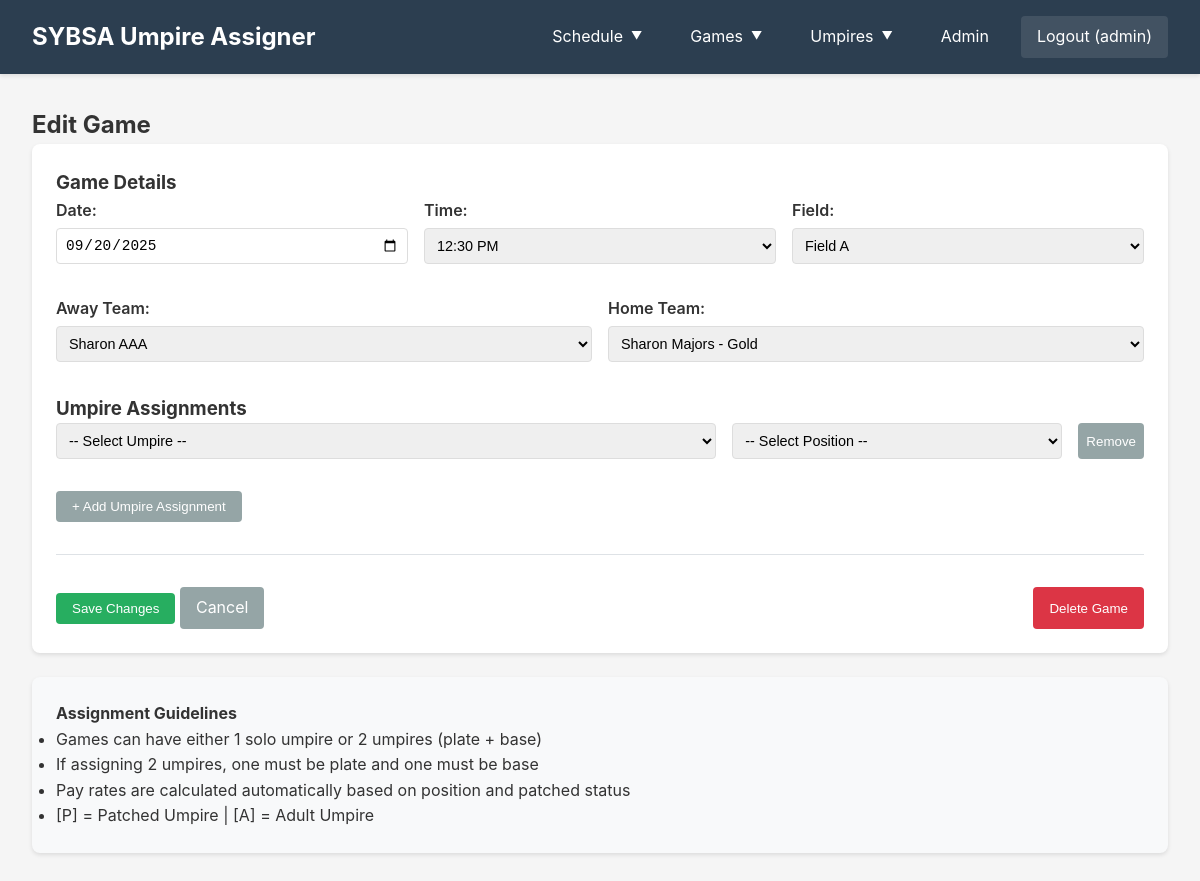
Page /games/25/edit/ (signed in) on the committed database.
### assignments/models.py (models this page shows, shortened)
class Game(models.Model):
    TIME_CHOICES = [
        ('8:00', '8:00 AM'),
        ('10:15', '10:15 AM'),
        ('12:30', '12:30 PM'),
        ('2:45', '2:45 PM'),
        ('4:00', '4:00 PM'),
        ('5:30', '5:30 PM'),
        ('6:00', '6:00 PM'),
    ]
    FIELD_CHOICES = [
        ('A', 'Field A'),
        ('B', 'Field B'),
        ('C', 'Field C'),
        ('D', 'Field D'),
        ('E', 'Field E'),
        ('Ames', 'Ames St.'),
    ]
    STATUS_CHOICES = [
        ('scheduled', 'Scheduled'),
        ('completed', 'Completed'),
        ('postponed', 'Postponed'),
        ('cancelled', 'Cancelled'),
    ]
    home_team = models.ForeignKey(Team, on_delete=models.CASCADE, related_name='home_games')
    away_team = models.ForeignKey(Team, on_delete=models.CASCADE, related_name='away_games')
    date = models.DateField()
    time = models.CharField(max_length=10, choices=TIME_CHOICES)
    field = models.CharField(max_length=1, choices=FIELD_CHOICES)
    status = models.CharField(max_length=20, choices=STATUS_CHOICES, default='scheduled')
    archived = models.BooleanField(default=False)
    class Meta:
        verbose_name = "Game"
        verbose_name_plural = "Games"
        unique_together = ['date', 'time', 'field']
        ordering = ['date', 'time', 'field']

class Team(models.Model):
    LEVEL_CHOICES = [
        ('AAA', 'AAA'),
        ('Minors', 'Minors'),
        ('Majors', 'Majors'),
        ('Softball', 'Softball'),
    ]
    town = models.ForeignKey(Town, on_delete=models.CASCADE)
    level = models.CharField(max_length=10, choices=LEVEL_CHOICES)
    coach = models.ForeignKey(Coach, on_delete=models.SET_NULL, null=True, blank=True)
    name = models.CharField(max_length=100, blank=True)
    class Meta:
        verbose_name = "Team"
        verbose_name_plural = "Teams"
        unique_together = ['town', 'level', 'name']
    def __str__(self):
        if self.name:
            return f"{self.town} {self.level} - {self.name}"
        return f"{self.town} {self.level}"

class Town(models.Model):
    name = models.CharField(max_length=100, unique=True)
    league_admin = models.ForeignKey(LeagueAdmin, on_delete=models.SET_NULL, null=True, blank=True)
    class Meta:
        verbose_name = "Town"
        verbose_name_plural = "Towns"
    def __str__(self):
        return self.name

### assignments/views.py (the view, shortened to what this page needs)
# urls.py: path('games/<int:game_id>/edit/', views.edit_game, name='edit_game'),
@admin_required
def edit_game(request, game_id):
    game = get_object_or_404(Game, pk=game_id)
    week_param = request.GET.get('week', request.POST.get('week', 0))
    teams = Team.objects.select_related('town').order_by('town__name', 'level', 'name')
    all_umpires = Umpire.objects.all().order_by('last_name', 'first_name')
    available_umpires = []
    for umpire in all_umpires:
        availability = UmpireAvailability.objects.filter(
            umpire=umpire,
            date=game.date,
            time_slot__in=[game.time, 'all']  # Check both specific time and "all day"
        ).first()
        if availability and availability.status in ['available', 'preferred']:
            if not umpire.is_assigner:
                conflicting_assignment = UmpireAssignment.objects.filter(
                    umpire=umpire,
                    game__date=game.date,
                    game__time=game.time
                ).exclude(game=game).exists()
                if conflicting_assignment:
                    continue
            available_umpires.append(umpire)
    umpires = available_umpires
    time_choices = Game.TIME_CHOICES
    field_choices = Game.FIELD_CHOICES
    assignments = list(game.assignments.select_related('umpire').all())
    assignment_data = []
    context = {
        'game': game,
        'teams': teams,
        'umpires': umpires,
        'time_choices': time_choices,
        'field_choices': field_choices,
        'assignments': assignment_data,
        'referrer': request.META.get('HTTP_REFERER', '/'),
        'week_param': week_param
    }
    return render(request, 'assignments/edit_game.html', context)

### assignments/views.py (called while the page is built)
def admin_required(view_func):
    @wraps(view_func)
    @login_required
    def wrapped_view(request, *args, **kwargs):
        if not request.user.is_staff:
            messages.error(request, 'You must be an administrator to access this page.')
            return redirect('weekly_schedule')
        return view_func(request, *args, **kwargs)
    return wrapped_view

### assignments/templates/assignments/edit_game.html (shortened to what this page needs)
{% extends 'assignments/base.html' %}
{% block content %}
<h2>Edit Game</h2>
<div class="card">
    <form method="post" id="edit-game-form">
        <h3>Game Details</h3>
        <div style="display: grid; grid-template-columns: repeat(auto-fit, minmax(200px, 1fr)); gap: 1rem; margin-bottom: 2rem;">
            <div>
                <label for="date">Date:</label>
                <input type="date" name="date" id="date" value="{{ game.date|date:'Y-m-d' }}" class="form-input" required>
            </div>
            <div>
                <label for="time">Time:</label>
                <select name="time" id="time" class="form-input" required>
                    {% for value, display in time_choices %}
                        <option value="{{ value }}" {% if game.time == value %}selected{% endif %}>{{ display }}</option>
                    {% endfor %}
                </select>
            </div>
            <div>
                <label for="field">Field:</label>
                <select name="field" id="field" class="form-input" required>
                    {% for value, display in field_choices %}
                        <option value="{{ value }}" {% if game.field == value %}selected{% endif %}>{{ display }}</option>
                    {% endfor %}
                </select>
            </div>
        </div>
        <div style="display: grid; grid-template-columns: 1fr 1fr; gap: 1rem; margin-bottom: 2rem;">
            <div>
                <label for="away_team">Away Team:</label>
                <select name="away_team" id="away_team" class="form-input" required>
                    {% for team in teams %}
                        <option value="{{ team.id }}" {% if game.away_team.id == team.id %}selected{% endif %}>
                            {{ team }}
                        </option>
                    {% endfor %}
                </select>
            </div>
            <div>
                <label for="home_team">Home Team:</label>
                <select name="home_team" id="home_team" class="form-input" required>
                    {% for team in teams %}
                        <option value="{{ team.id }}" {% if game.home_team.id == team.id %}selected{% endif %}>
                            {{ team }}
                        </option>
                    {% endfor %}
                </select>
            </div>
        </div>
        <h3>Umpire Assignments</h3>
        <div id="umpire-assignments">
            {% if assignments %}
                {% for assignment in assignments %}
                <div class="assignment-row" style="display: grid; grid-template-columns: 2fr 1fr auto; gap: 1rem; margin-bottom: 1rem;">
                    <input type="hidden" name="assignment_id[]" value="{{ assignment.id }}">
                    <select name="umpire_id[]" class="form-input">
                        <option value="">-- Remove Assignment --</option>
                        {% for umpire in umpires %}
                            <option value="{{ umpire.id }}" {% if assignment.umpire_id == umpire.id %}selected{% endif %}>
                                {{ umpire }}
                                {% if umpire.patched %}[P]{% endif %}
                                {% if umpire.adult %}[A]{% endif %}
                                (Available)
                            </option>
                        {% endfor %}
                    </select>
                    <select name="position[]" class="form-input">
                        <option value="">-- Select Position --</option>
                        <option value="solo" {% if assignment.position == 'solo' %}selected{% endif %}>Solo</option>
                        <option value="plate" {% if assignment.position == 'plate' %}selected{% endif %}>Plate</option>
                        <option value="base" {% if assignment.position == 'base' %}selected{% endif %}>Base</option>
                    </select>
                    <button type="button" class="btn btn-secondary remove-assignment" style="padding: 0.5rem;">Remove</button>
                </div>
                {% endfor %}
            {% else %}
                <div class="assignment-row" style="display: grid; grid-template-columns: 2fr 1fr auto; gap: 1rem; margin-bottom: 1rem;">
                    <select name="umpire_id[]" class="form-input">
                        <option value="">-- Select Umpire --</option>
                    </select>
                    <select name="position[]" class="form-input">
                        <option value="">-- Select Position --</option>
                    </select>
                    <button type="button" class="btn btn-secondary remove-assignment" style="padding: 0.5rem;">Remove</button>
                </div>
            {% endif %}
        </div>
        <button type="button" id="add-assignment" class="btn btn-secondary" style="margin-top: 1rem;">+ Add Umpire Assignment</button>
        <div style="margin-top: 2rem; padding-top: 2rem; border-top: 1px solid #dee2e6; display: flex; justify-content: space-between;">
            <div>
                <button type="submit" class="btn" style="background-color: #27ae60;">Save Changes</button>
                <a href="{{ referrer }}" class="btn btn-secondary">Cancel</a>
            </div>
            <button type="button" onclick="deleteGame()" class="btn" style="background-color: #dc3545;">Delete Game</button>
        </div>
    </form>
</div>
<div class="card" style="background-color: #f8f9fa; margin-top: 1rem;">
    <h4>Assignment Guidelines</h4>
    <ul>
        <li>Games can have either 1 solo umpire or 2 umpires (plate + base)</li>
        <li>If assigning 2 umpires, one must be plate and one must be base</li>
        <li>Pay rates are calculated automatically based on position and patched status</li>
        <li>[P] = Patched Umpire | [A] = Adult Umpire</li>
    </ul>
</div>
{% endblock %}

### assignments/templates/assignments/base.html (shortened to what this page needs)
<!DOCTYPE html>
<html lang="en">
<head>
</head>
<body>
    <header class="header">
        <div class="header-content">
            <h1>SYBSA Umpire Assigner</h1>
            <nav class="nav" id="mobile-nav">
                {% if user.is_authenticated %}
                    {% if user.umpire_profile %}
                        <a href="{% url 'umpire_dashboard' %}">Dashboard</a>
                        <a href="{% url 'manage_availability' %}">Availability</a>
                        <a href="{% url 'weekly_schedule' %}">Schedule</a>
                    {% else %}
                        <div class="nav-dropdown">
                            <span class="nav-dropdown-toggle">Schedule</span>
                        </div>
                        <div class="nav-dropdown">
                            <span class="nav-dropdown-toggle">Games</span>
                        </div>
                        <div class="nav-dropdown">
                            <span class="nav-dropdown-toggle">Umpires</span>
                        </div>
                        {% if user.is_staff %}
                            <a href="/admin/">Admin</a>
                        {% endif %}
                    {% endif %}
                    <a href="{% url 'logout' %}" style="background-color: rgba(255, 255, 255, 0.1);">
                        Logout ({{ user.username }})
                    </a>
                {% else %}
                    <a href="{% url 'weekly_schedule' %}">Schedule</a>
                    <a href="{% url 'login' %}">Login</a>
                {% endif %}
            </nav>
        </div>
    </header>
    <main class="container">
        {% block content %}
        {% endblock %}
    </main>
</body>
</html>

### assignments/templates/assignments/base.html (style rules this page uses)
* { margin: 0; padding: 0; box-sizing: border-box; }
body { font-family: -apple-system, BlinkMacSystemFont, "Segoe UI", Roboto, "Helvetica Neue", Arial, sans-serif; line-height: 1.6; color: #333; background-color: #f5f5f5; }
.header { background-color: #2c3e50; color: white; padding: 1rem 0; box-shadow: 0 2px 4px rgba(0,0,0,0.1); }
.header-content { max-width: 1200px; margin: 0 auto; padding: 0 2rem; display: flex; justify-content: space-between; align-items: center; }
.header h1 { font-size: 1.5rem; }
.nav { display: flex; gap: 1rem; align-items: center; }
.nav a { color: white; text-decoration: none; padding: 0.5rem 1rem; border-radius: 4px; transition: background-color 0.3s; }
.nav-dropdown { position: relative; display: inline-block; }
.nav-dropdown-toggle { color: white; text-decoration: none; padding: 0.5rem 1rem; border-radius: 4px; transition: background-color 0.3s; cursor: pointer; display: inline-flex; align-items: center; gap: 0.5rem; }
.nav-dropdown-toggle::after { content: "▼"; font-size: 0.7em; transition: transform 0.3s; }
.container { max-width: 1200px; margin: 2rem auto; padding: 0 2rem; }
.card { background: white; border-radius: 8px; box-shadow: 0 2px 4px rgba(0,0,0,0.1); padding: 1.5rem; margin-bottom: 1.5rem; }
.btn { display: inline-block; padding: 0.5rem 1rem; background-color: #3498db; color: white; text-decoration: none; border-radius: 4px; border: none; cursor: pointer; transition: background-color 0.3s; }
.btn-secondary { background-color: #95a5a6; }

### assignments/templates/assignments/edit_game.html (style rules this page uses)
.form-input { width: 100%; padding: 0.5rem; border: 1px solid #ddd; border-radius: 4px; font-size: 0.9rem; }
label { display: block; margin-bottom: 0.25rem; font-weight: 600; }

### rows in the picture
Game: date "09/20/2025", time "12:30 PM", field "Field A", away_team "Sharon AAA", home_team "Sharon Majors - Gold"

### other values in the picture
{{ user.username }} "admin"
